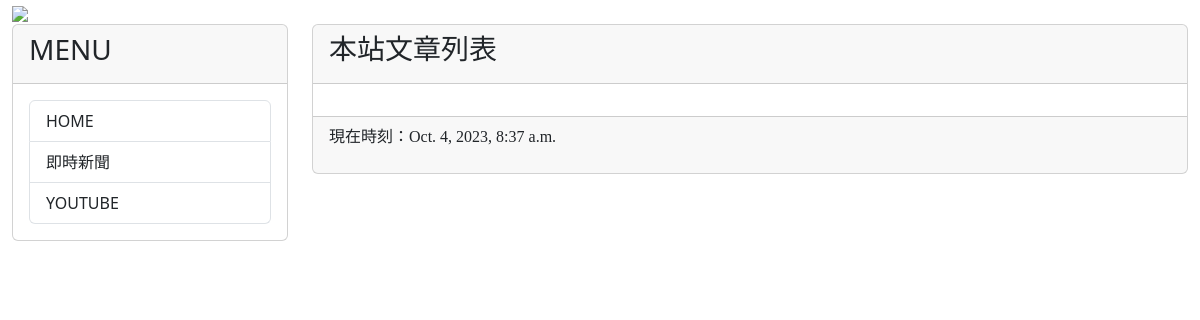
Before: / with the older database file.
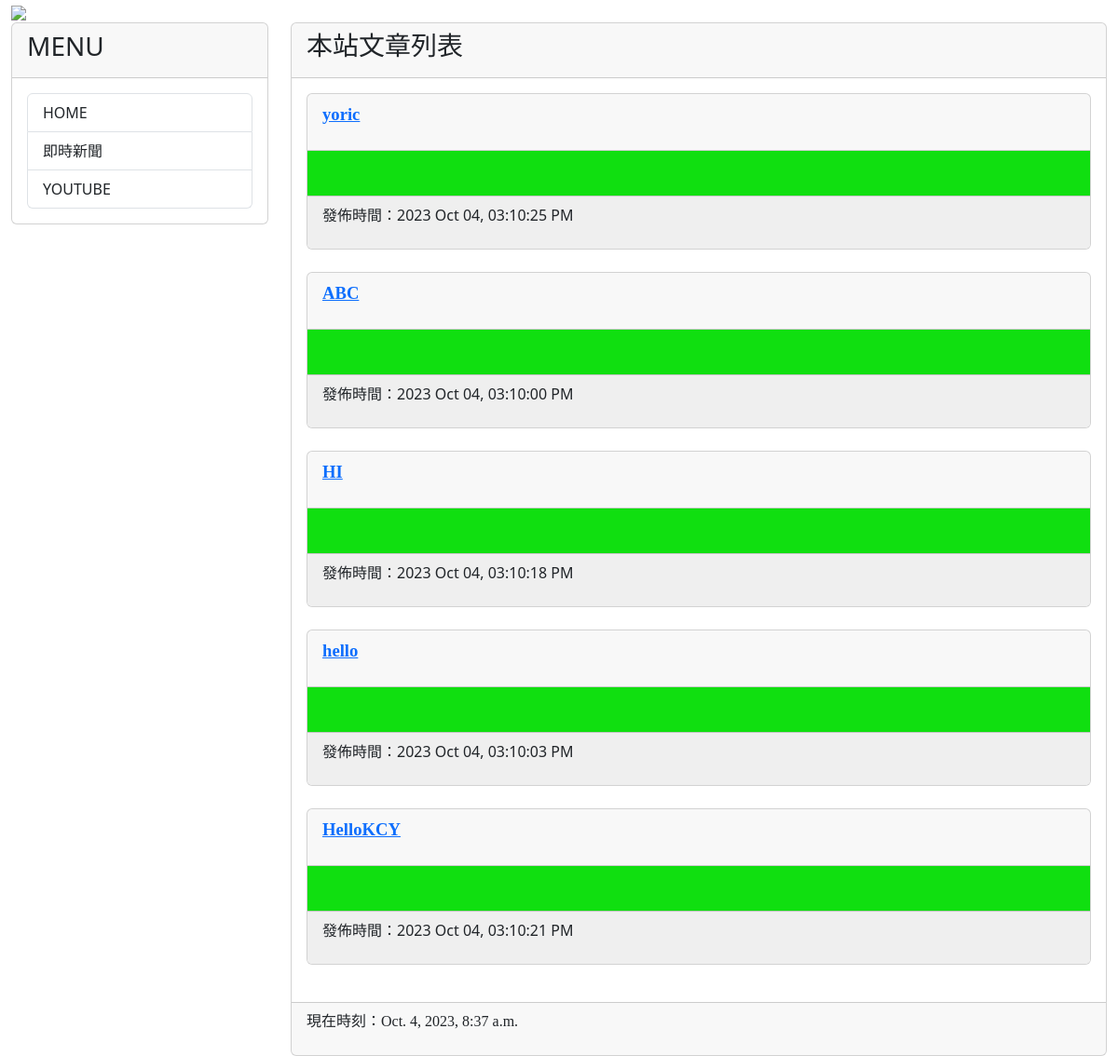
After: the same page with the newer database file.
### mysite/models.py (models this page shows, shortened)
class Post(models.Model):
    title = models.CharField(max_length=200)
    slug = models.CharField(max_length=200)
    bools = models.TextField()
    pub_date = models.DateTimeField(auto_now_add=True)
    class Meta:
        ordering = ('-pub_date',)

### mysite/views.py (the view)
# urls.py: path('', mv.homepage, name="homepage"),
def homepage(request):
    posts = Post.objects.all()
    now = datetime.now()
    return render(request, 'index.html', locals())

### templates/index.html (shortened to what this page needs)
{% extends "base2.html" %}
{% block headmessage %} <h3 style='font-family:標楷體;'>本站文章列表</a> {% endblock headmessage %}
{% block content %}
{% for post in posts %}
<div class='card'>
    <div class='card-header'>
        <p style='font-family:微軟正黑體;font-size:14pt;font-weight:bold;'>
            <a href='/post/{{post.slug}}'>{{ post.title }}</a>
        </p>
    </div>
    <div class='card-body' style='background-color:#10DF10'>
    </div>
    <div class='card-footer'  style='background-color:#efefef'>
        <p>
            發佈時間：{{ post.pub_date | date:"Y M d, h:m:s A"}}
        </p>
    </div>
</div>
<br>
{% endfor %}
{% endblock content %}

### templates/base2.html (shortened to what this page needs)
<!DOCTYPE html>
<html>
    <head>
        <link href="https://cdn.jsdelivr.net/npm/bootstrap@5.3.2/dist/css/bootstrap.min.css" rel="stylesheet">
    </head>
    <body>
        <div class="container-fluid">
            {% include 'header.html' %}
            <div class="row">
                <div class="col-sm-3 col-md-3">
                    <div class="card">
                        <div class="card-header">
                            <h3>MENU</h3>
                        </div>
                        <div class="card-body">
                            <div class="list-group">
                                <a href="/" class="list-group-item">HOME</a>
                                <a href="https://google.com/news" class="list-group-item">即時新聞</a>
                                <a href="https://www.youtube.com" class="list-group-item">YOUTUBE</a>
                            </div>
                        </div>
                    </div>
                </div>
                <div class="col-sm-9 col-md-9">
                    <div class="card">
                        <div class="card-header">
                            {% block headmessage %}
                            {% endblock %}
                        </div>
                        <div class="card-body">
                            {% block content %} {% endblock %}
                        </div>
                        <div class="card-footer">
                            {% include 'footer.html' %}
                        </div>
                    </div>
                </div>
            </div>
        </div>
    </body>
</html>

### templates/header.html
{% load static %}
<div class='well'>
    <img src="{% static "images/OIG.jfif" %}" height="100">
</div>

### templates/footer.html
{% block footer %}
    {% if now %}
    <p style='font-family:微軟正黑體;'>現在時刻：{{ now }}</p>
    {% else %}
    <p style='font-family:微軟正黑體;'>本文內容取自網路，如有侵權請來信通知下架...</p>
    {% endif %}
{% endblock %}

Changed rows visible on the page:
added Post: title "yoric", pub_date "2023 Oct 04, 03:10:25 PM"
added Post: title "ABC", pub_date "2023 Oct 04, 03:10:00 PM"
added Post: title "HI", pub_date "2023 Oct 04, 03:10:18 PM"
added Post: title "hello", pub_date "2023 Oct 04, 03:10:03 PM"
added Post: title "HelloKCY", pub_date "2023 Oct 04, 03:10:21 PM"
